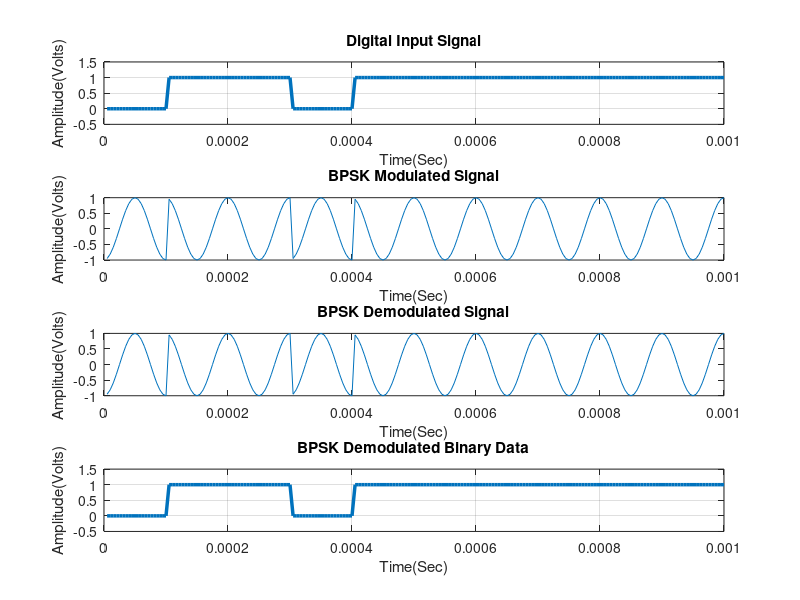

The MATLAB source for this figure:
%<<<<<<<<<<<<<<<<<<< BPSK Modulation and Demodulation >>>>>>>>>>>>>>>>>>>
clc, clear all, close all;
%******************* Digital/Binary input information ********************
disp('Enter Digital Input Information = '); % Binary information as stream of bits (binary signal 0 or 1)
x = randi(2, [1,10], 'int32') - 1;
x1 = x;
N = length(x);
Tb = 0.0001;   %Data rate = 1MHz i.e., bit period (second)
disp('Binary Input Information at Transmitter: ');
disp(x);
%************* Represent input information as digital signal *************
nb = 20;   % Digital signal per bit
digit = []; 
for n = 1:1:N    
    if x(n) == 1;   
       sig = ones(1,nb);
    else x(n) == 0;
        sig = zeros(1,nb);
    end
     digit = [digit sig];
end
t1=Tb/nb:Tb/nb:nb*N*(Tb/nb);   % Time period 
figure('Name','BPSK Modulation and Demodulation','NumberTitle','off');
subplot(4,1,1);
plot(t1,digit,'lineWidth',2.5);
grid on;
axis([0 Tb*N -0.5 1.5]);
xlabel('Time(Sec)');
ylabel('Amplitude(Volts)');
title('Digital Input Signal');
%**************************** BPSK Modulation **************************** 
Ac = 1;      % Carrier amplitude for binary input  
br = 1/Tb;    % Bit rate
N0 = sqrt(10);
Fc = br;   % Carrier frequency 
Pc1 = 0;      % Carrier phase for binary input '1'
Pc2 = pi;     % Carrier phase for binary input '0'
t2 = Tb/nb:Tb/nb:Tb;   % Signal time                 
mod = [];
for (i = 1:1:N)
    if (x(i)==1)
        y = Ac*cos(2*pi*Fc*t2+Pc1);   % Modulation signal with carrier signal 1
    else
        y = Ac*cos(2*pi*Fc*t2+Pc2);   % Modulation signal with carrier signal 2
    end
    mod=[mod y];
end
t3=Tb/nb:Tb/nb:Tb*N;   % Time period
subplot(4,1,2);
plot(t3,mod);
xlabel('Time(Sec)');
ylabel('Amplitude(Volts)');
title('BPSK Modulated Signal');
%********************* Transmitted signal x ******************************
x = mod;
%********************* Channel model h and w *****************************
h = 1;   % Signal fading 
w = 0;   % Noise
%********************* Received signal y *********************************
y = h.*x + w;   % Convolution

t3=Tb/nb:Tb/nb:Tb*N;   % Time period
subplot(4,1,3);
plot(t3,y);
xlabel('Time(Sec)');
ylabel('Amplitude(Volts)');
title('BPSK Demodulated Signal');

%*************************** BPSK Demodulation ***************************
s = length(t2);
demod = []; 
for n = s:s:length(y)
  t4 = Tb/nb:Tb/nb:Tb;
  c = cos(2*pi*Fc*t4);      % carrier signal 
  mm = c.*y((n-(s-1)):n);   % Convolution
  t5 = Tb/nb:Tb/nb:Tb;
  z = trapz(t5,mm);         % integral 
  rz = round((2*z/Tb));                                     
  if(rz > Ac/2)             % Logical condition 
    a = 1;
  else
    a = 0;
  end
  demod = [demod a];
end 
disp('Demodulated Binary Information at Receiver: ');
disp(demod);
%********** Represent demodulated information as digital signal **********
digit = [];
for n = 1:length(demod);
    if demod(n) == 1;
       sig = ones(1,nb);
    else demod(n) == 0;
        sig = zeros(1,nb);
    end
     digit = [digit sig];
end
t5=Tb/nb:Tb/nb:nb*length(demod)*(Tb/nb);   % Time period
subplot(4,1,4)
plot(t5,digit,'LineWidth',2.5);grid on;
axis([0 Tb*length(demod) -0.5 1.5]);
xlabel('Time(Sec)');
ylabel('Amplitude(Volts)');
title('BPSK Demodulated Binary Data');
num = xor(demod,x1);
disp(sum(num));
%************************** End of the program ***************************





